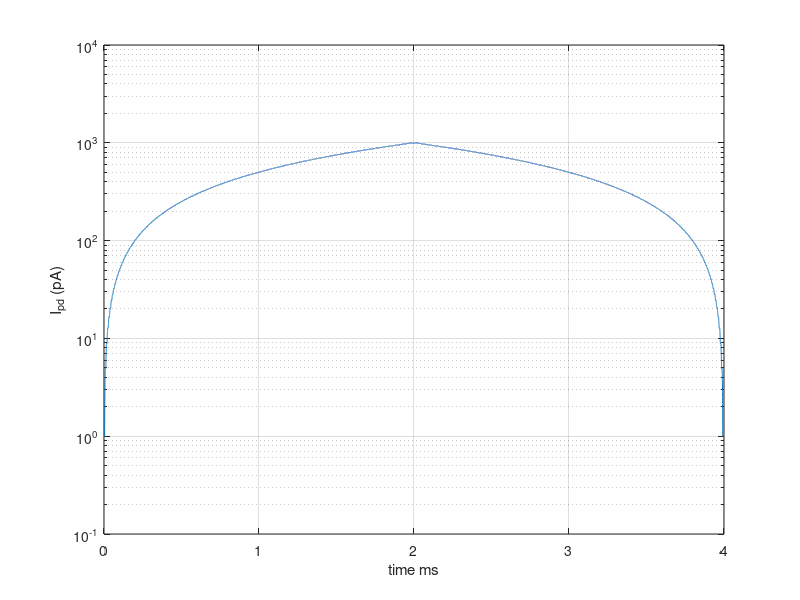
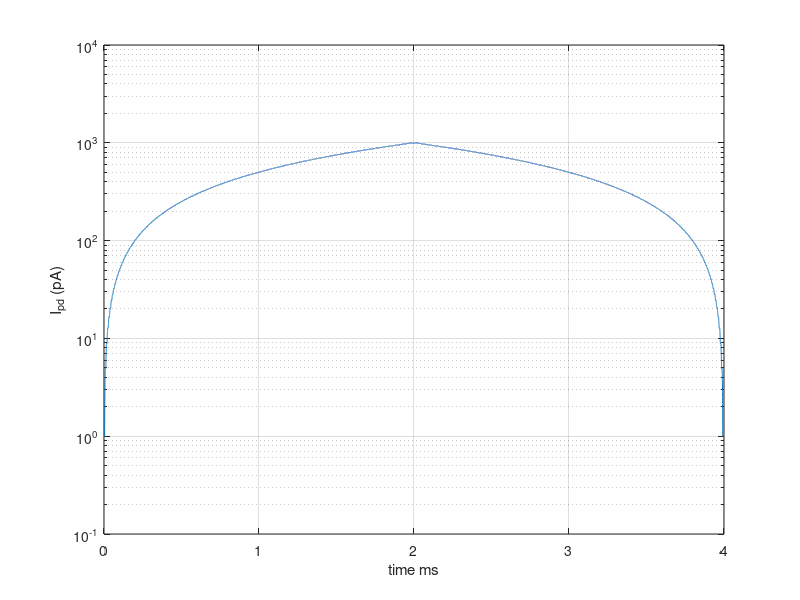

The MATLAB script that drew these images, in order:
% It script creates a triangule wave as steps that increases progessive

%function []=spiralNxM(N,M,freq)

%         <------- N ------>
%         ^ Pix0 Pix1 .....
%         |   .
%         |     .
%         M       .
%         |         .
%         |           .PixN,M

% The curve is similar to:
%
%       __
%     _|  |_
%   _|      |_
% _|          |_

tic;

clear all;clc;close all;

N = 2; 
M = 2;
quant_pixel=N*M;
freq = 250;
resol = 256; % Count colours that we wanna to see 
rpm = freq*60;
t_hold = (1/freq)/resol;
samplesPerHold = 2; 
T = t_hold*resol;
scaleTime = 1e3;

curr_path = pwd;
PATH_input = '/home/netware/users/jpgironruiz/Desktop/Documents/Cadence_analysis/Inputs/';
%PATH_input = '/sdcard/documents/MSc/Cadence_analysis/Inputs/';

cd(PATH_input);
nameSignal = strcat('TrianguleWave',int2str(N),'X',int2str(M),'_',int2str(freq));
name_folder = strcat(nameSignal,'/');
[s,mess1,mess2]=mkdir(name_folder);

if (~strcmp(mess1,''))
   
    rmdir(name_folder,'s');
    mkdir(name_folder);
end
PATH_input = strcat(PATH_input,nameSignal,'/');
cd(curr_path);

Imax = 1e-9;
Imin = 1e-12;
deltaI = (Imax - Imin)/(resol-1);

deltat = (T/2)/(samplesPerHold*resol); % T/2 porque es para arriba y para abjao en el mismo periodo
t = 0:deltat:T;
len_t = length(t);

if (rem(len_t,2) ~= 0 )
    t = 0:deltat:T-deltat;
    len_t = length(t);
end

I_ph = zeros(1,len_t);
I = Imin;
i = 0;

for p=0:quant_pixel-1
    
    i = 0;
    while ( i<=len_t)

        if ( i < len_t/2)

            I_ph(i+1:i+samplesPerHold) = I;
            I = I + deltaI;


        else

            I = I - deltaI;
            I_ph(i+1:i+samplesPerHold) = I;

        end

        if ( i + samplesPerHold <len_t)
            i = i+samplesPerHold;
        else
            i = len_t + 1;
        end

    end
    signal(:,1) = t';
    signal(:,2) = I_ph';
    
    % interp1
    cd(PATH_input)
    t_start=t(1);
 	t_stop=t(length(t));
 	time_interp = t_start:t_stop/(25*len_t*samplesPerHold):t_stop;
 	I_pd_interp = interp1(t,I_ph,time_interp,'linear');
    name_file = strcat(nameSignal,'_',num2str(p),'.csv');
	dlmwrite(name_file,[time_interp' I_pd_interp'],'delimiter',' ','precision',10,'newline','unix');
    

end

cd(PATH_input)
data_tmp=importdata(name_file);
t=data_tmp(:,1);
period = t(length(t));
fid = fopen('README.txt','wt');
fprintf(fid,' N %d\n M %d\n T %d \n freq %d (Hz) \n',N,M,period,1/period);
fclose(fid);

h=figure(1);
semilogy(time_interp*scaleTime,I_pd_interp*1e12);
xlabel('time ms')
ylabel('I_{pd} (pA)')
grid on;
saveas(h,strcat(nameSignal,'.png'),'png');
saveas(h,strcat(nameSignal,'.fig'),'fig');
cd(curr_path);
